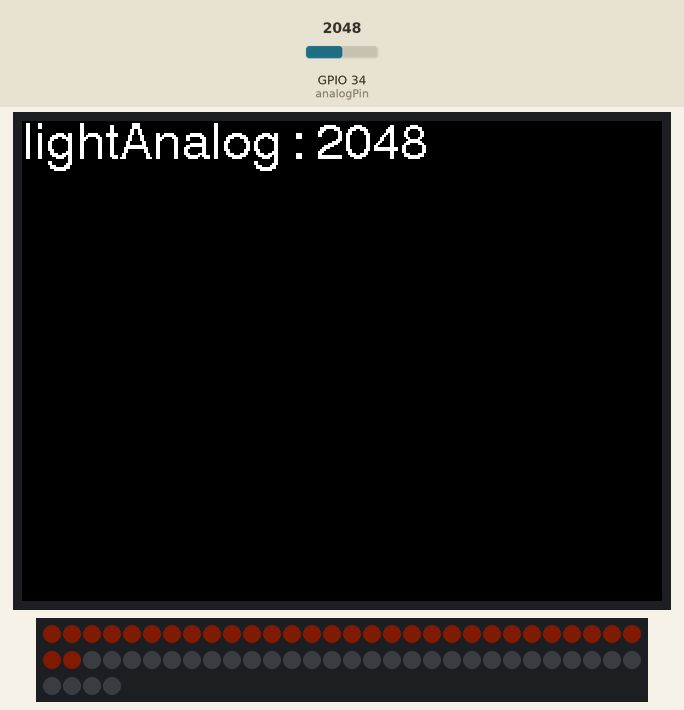
The sketch below on a simulated ESP32. Parts: 320×240 colour display, 64 RGB LEDs in strip order, left to right, continuing on the next row. The inputs (shaded band) are chosen by the test bench; at power-on: GPIO 34 (analogPin) = 2048. Dim RGB values are drawn brighter than linear; random numbers use the default seed unless the sketch sets one.

Above: at 1.35 s.
1.4 s: GPIO 34 (analogPin) set to 4041
At 1.47 s:
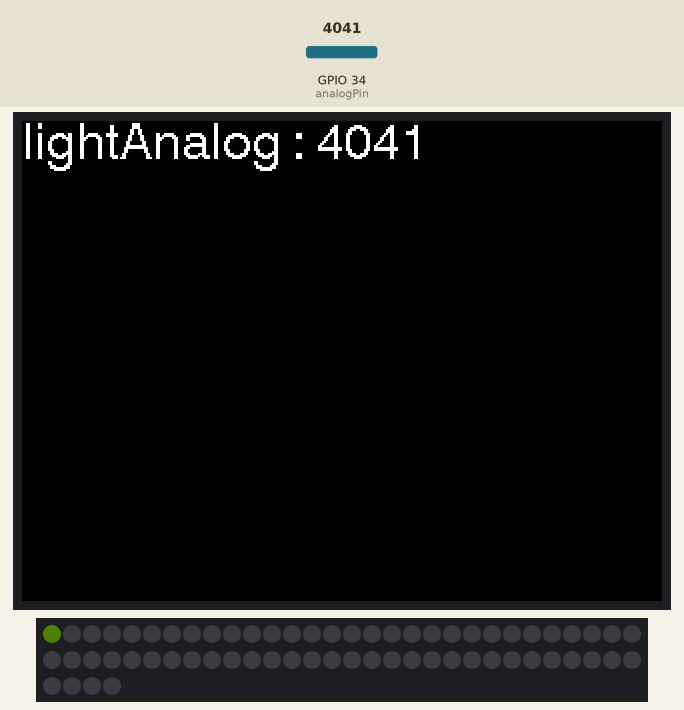
3.2 s: GPIO 34 (analogPin) set to 4095
At 4.2 s:
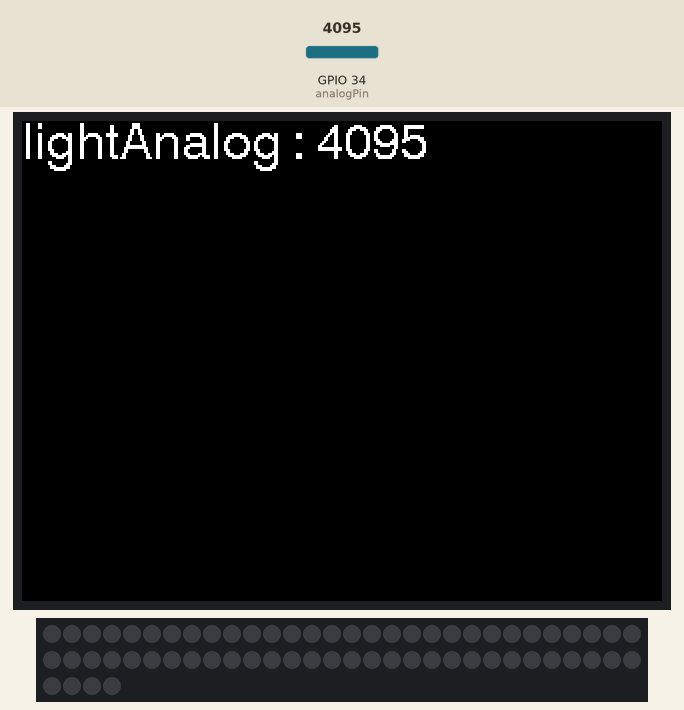
4.7 s: GPIO 34 (analogPin) set to 0
At 4.77 s:
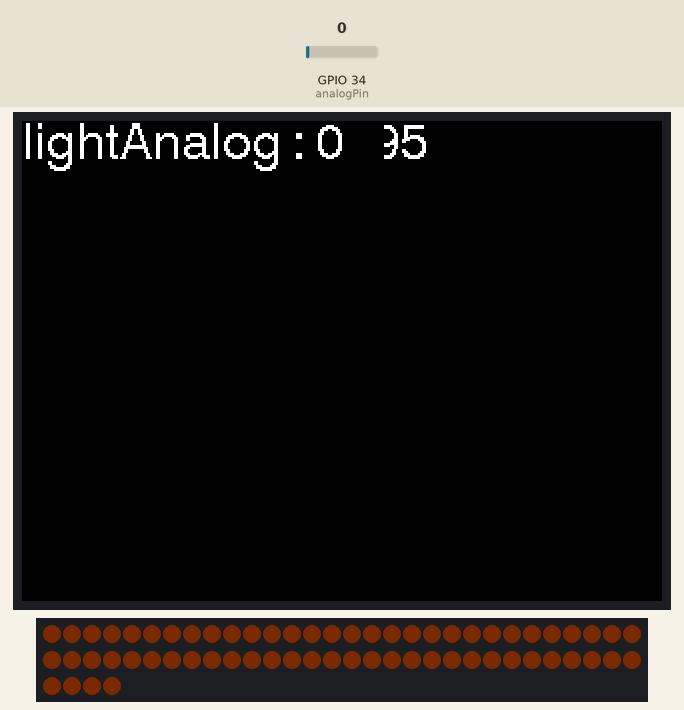
6.5 s: GPIO 34 (analogPin) set to 57
At 6.95 s:
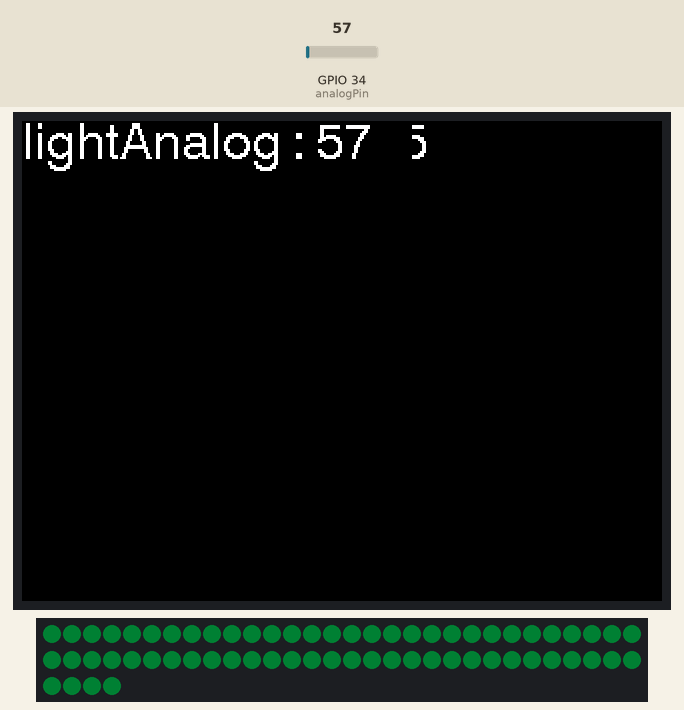
9.5 s: GPIO 34 (analogPin) set to 70
At 9.59 s:
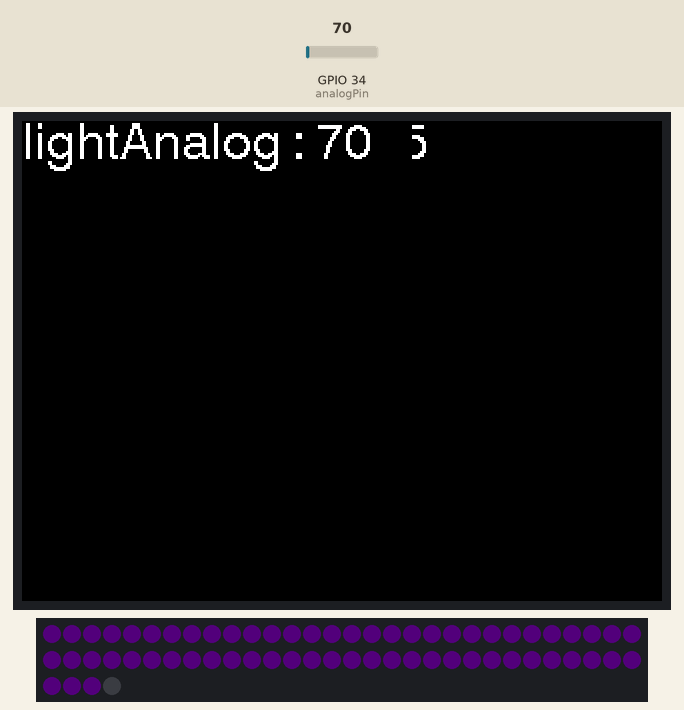
11.8 s: GPIO 34 (analogPin) set to 0
At 14.58 s:
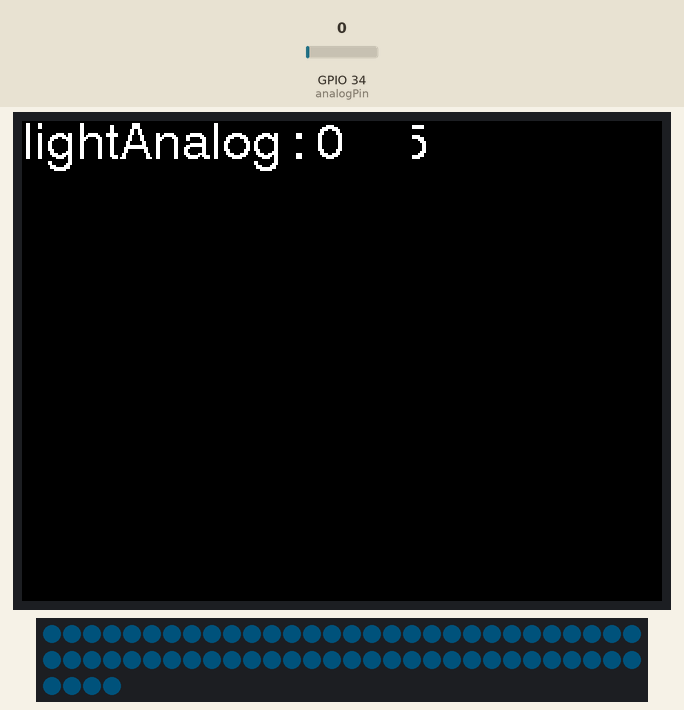

Measured:
- the behaviour switches between 4094 and 4095 on GPIO 34 (analogPin) (found by bisection; images 1 and 2)
- the behaviour switches between 63 and 64 on GPIO 34 (analogPin) (found by bisection; images 4 and 5)
- after the input at 4.7 s, the display: changes at once (image 3)

The sketch:

HW3.3.ino
```cpp
#include <M5Stack.h>
#include <FastLED.h>

#define DATA_PIN 15
#define LED_TYPE WS2811
#define COLOR_ORDER GRB
#define NUM_LEDS 64
#define BRIGHTNESS 5

int BLACK_COLOR[3] = {0,0,0};
int COLOR[3];
// const int RED_COLOR[3] = {255,0,0};
// const int GREEN_COLOR[3] = {0,255,0};
// const int BLUE_COLOR[3] = {0,0,255};
// const int YELLOW_COLOR[3] = {255,255,0};
int redValue;
int greenValue;
int blueValue;

const int analogPin = 34;

int lightAnalog;
int lightDigital;
int numLight;
CRGB leds[NUM_LEDS];

void setup() {
  M5.begin();

  FastLED.addLeds<LED_TYPE,DATA_PIN,COLOR_ORDER>(leds,NUM_LEDS).setCorrection(TypicalLEDStrip);
  FastLED.setBrightness(BRIGHTNESS);

  pinMode(analogPin, INPUT);
  M5.Lcd.setTextFont(4);
}

void loop() {
  M5.Lcd.setCursor(0,0);

  lightAnalog = analogRead(analogPin);
  M5.Lcd.print("lightAnalog : ");
  M5.Lcd.print(lightAnalog);
  M5.Lcd.print("    ");

  COLOR[0] = random(0,255);
  COLOR[1] = random(0,255);
  COLOR[2] = random(0,255);

  numLight = map(lightAnalog,0,4095,64,0);
  setLED(0,numLight,COLOR);
  setLED(numLight,64-numLight,BLACK_COLOR);

  FastLED.show();
  delay(100);
}

void setLED(int start, int number, int RGBcolor[]) {
  for (int i = start; i < start + number; i++)
  {
    leds[i] = CRGB(RGBcolor[0],RGBcolor[1],RGBcolor[2]);
  }
}
```
